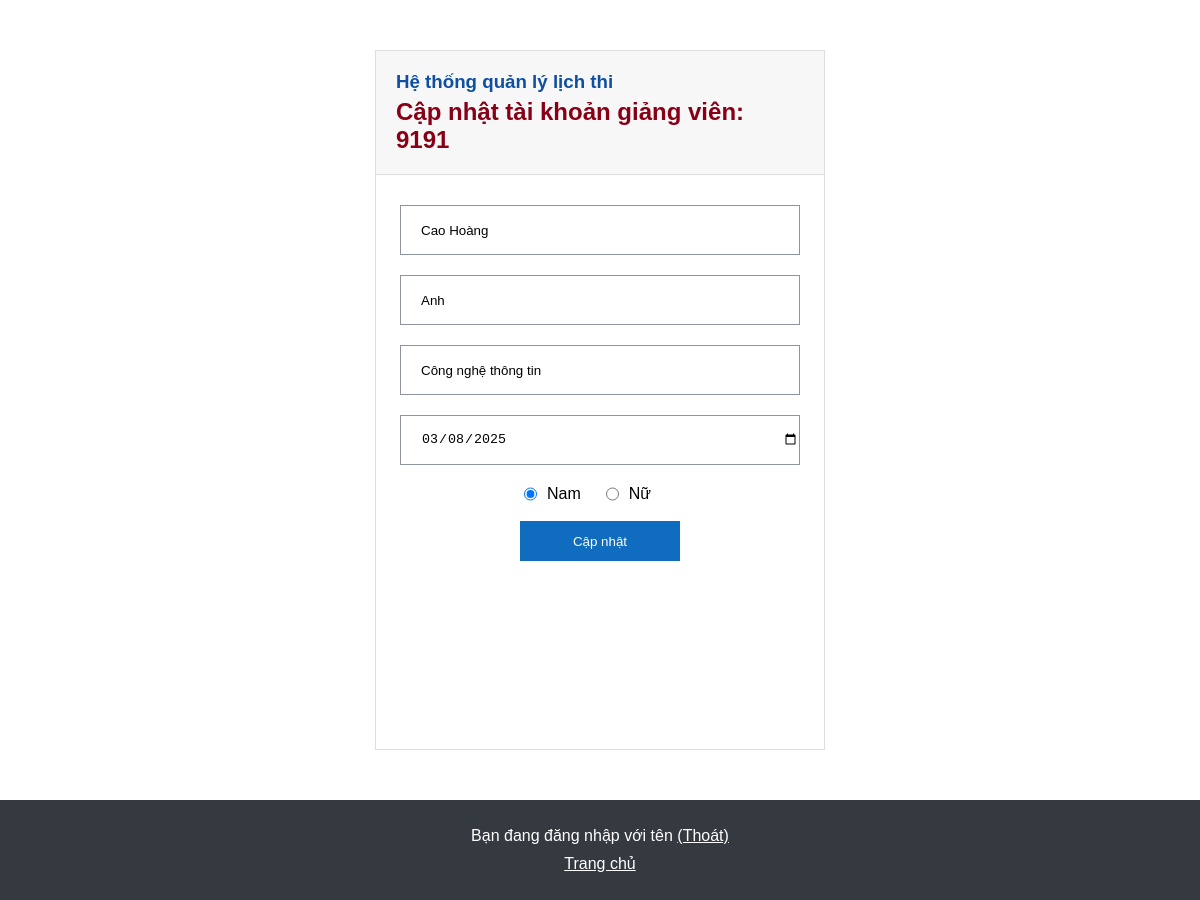
Screenshot of /web_manage_schedule_exam/admin/update_teacher.php?mgv=9191 with the database file from the repository.
### tables this page shows
CREATE TABLE `giangvien` (
  `mgv` int(10) NOT NULL,
  `ho_dem` varchar(50) NOT NULL,
  `ten` varchar(50) NOT NULL,
  `khoa` varchar(100) NOT NULL,
  `ngay_sinh` date NOT NULL,
  `gioi_tinh` varchar(10) NOT NULL
);

### web_manage_schedule_exam/admin/update_teacher.php (the view, shortened to what this page needs)
<?php
    include('config.php');
    if (isset($_GET['mgv'])) {
        $mgv = $_GET['mgv'];
    }
    $sql_giang_vien = "SELECT * FROM giangvien WHERE mgv = '$mgv'";
    $result_giang_vien = $conn->query($sql_giang_vien);
    if ($result_giang_vien->num_rows > 0) {
        while($row = $result_giang_vien->fetch_assoc()) {
            $ho_dem = $row["ho_dem"];
            $ten = $row["ten"];
            $khoa = $row["khoa"];
            $ngay_sinh = $row["ngay_sinh"];
        }
    }
?>
<!DOCTYPE html>
<html lang="vi">
<head>
    <link rel="stylesheet" href="https://cdnjs.cloudflare.com/ajax/libs/font-awesome/6.4.2/css/all.min.css" />
    <link rel="stylesheet" href="manage_add.css">
</head>
<body>
    <div class="container-add">
        <div class="add-logo">
            <h3>Hệ thống quản lý lịch thi</h3>
            <h2>Cập nhật tài khoản giảng viên: <?php echo $mgv; ?></h2>
        </div>
        <form action="" class="add-form" method="post">
            <div class="input-form">
                <input type="text" id="ho_dem" name="ho_dem" placeholder="Họ đệm" class="name" required value = "<?php echo $ho_dem; ?>">
                <input type="text" id="ten" name="ten" placeholder="Tên" class="name" required value = "<?php echo $ten; ?>">
                <input type="text" id="khoa" name="khoa" placeholder="Khoa" required value = "<?php echo $khoa; ?>">
                <input type="date" id="ngay_sinh" name="ngay_sinh" value = "<?php echo $ngay_sinh; ?>">
            </div>
            <div class="gender">
                <?php
                    $sql_giang_vien = "SELECT * FROM giangvien WHERE mgv = '$mgv'";
                    $result_giang_vien = $conn->query($sql_giang_vien);
                    $pass_giang_vien = $result_giang_vien->fetch_assoc();
                    echo '<input type="radio" id="male" name="gioi_tinh" value="Nam"';
                    if ($pass_giang_vien['gioi_tinh'] ==  "Nam") {
                        echo ' checked';
                    }
                    echo '>';
                    echo '<label for="male" >Nam</label>';
                    echo '<input type="radio" id="female" name="gioi_tinh" value="Nữ"';
                    if ($pass_giang_vien['gioi_tinh'] ==  "Nữ") {
                        echo ' checked';
                    }
                    echo '>';
                    echo '<label for="female">Nữ</label><br>';
                ?>
            </div>
            <br>
            <button type="submit">Cập nhật</button>
        </form>
    </div>
    <?php include('footer.php'); ?>
</body>
</html>

### web_manage_schedule_exam/admin/manage_add.css (style rules this page uses)
* { margin: 0; padding: 0; box-sizing: border-box; }
html, body { display: flex; flex-direction: column; min-height: 100vh; font-family: Arial, sans-serif; }
.container-add { width: 450px; height: 700px; margin: 50px auto; background-color: white; border: 1px solid #dddddd; }
.container-add .add-logo { border-bottom: 1px solid #dddddd; padding: 20px; background-color: #F7F7F7; }
.container-add .add-logo h3 { color: #0E4FA3; }
.container-add .add-logo h2 { padding-top:5px; color: #880015; }
.container-add .add-form { width: 400px; margin: 10px auto; }
.container-add .add-form .input-form input { width: 400px; height: 50px; margin-top: 20px; padding-left: 20px; border: 1px solid #8F959E; }
.container-add .add-form .gender { display: flex; justify-content: center; gap: 10px; margin-top: 20px; }
.container-add .add-form .gender input { margin: 0; width: auto; }
.container-add .add-form .gender label { margin-right: 15px; cursor: pointer; }
.container-add .add-form button { display: flex; margin: auto; width: 160px; height: 40px; justify-content: center; align-items: center; background-color: #0F6CBF; color: #fff; text-decoration: none; border: 2px solid #0F6CBF; cursor: pointer; }

### rows the page displays
giangvien: ho_dem "Cao Hoàng", ten "Anh", khoa "Công nghệ thông tin", ngay_sinh "03/08/2025", gioi_tinh "☑ Nam", gioi_tinh "☐ Nữ"

### other values shown
$mgv "9191"
